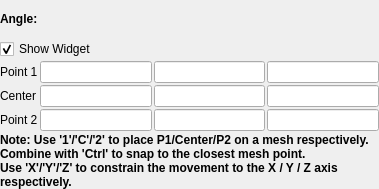
<?xml version="1.0" encoding="UTF-8"?>
<!-- SPDX-FileCopyrightText: Copyright (c) Kitware Inc. -->
<!-- SPDX-License-Identifier: BSD-3-Clause -->
<ui version="4.0">
 <class>AnglePropertyWidget</class>
 <widget class="QWidget" name="AnglePropertyWidget">
  <property name="geometry">
   <rect>
    <x>0</x>
    <y>0</y>
    <width>379</width>
    <height>189</height>
   </rect>
  </property>
  <property name="windowTitle">
   <string>Form</string>
  </property>
  <layout class="QGridLayout" name="gridLayout">
   <property name="margin">
    <number>0</number>
   </property>
   <property name="spacing">
    <number>2</number>
   </property>
   <item row="1" column="0" colspan="4">
    <widget class="QLabel" name="labelAngle">
     <property name="text">
      <string>Angle: </string>
     </property>
     <property name="font">
      <font>
       <weight>600</weight>
      </font>
     </property>
    </widget>
   </item>
   <item row="2" column="0" colspan="3">
    <widget class="QCheckBox" name="show3DWidget">
     <property name="text">
      <string>Show Widget</string>
     </property>
     <property name="checked">
      <bool>true</bool>
     </property>
    </widget>
   </item>
   <item row="3" column="0">
    <widget class="QLabel" name="labelPoint1">
     <property name="text">
      <string>Point 1</string>
     </property>
     <property name="wordWrap">
      <bool>true</bool>
     </property>
    </widget>
   </item>
   <item row="3" column="1">
    <widget class="pqDoubleLineEdit" name="point1X"/>
   </item>
   <item row="3" column="2">
    <widget class="pqDoubleLineEdit" name="point1Y"/>
   </item>
   <item row="3" column="3">
    <widget class="pqDoubleLineEdit" name="point1Z"/>
   </item>
   <item row="4" column="0">
    <widget class="QLabel" name="labelCenter">
     <property name="text">
      <string>Center</string>
     </property>
     <property name="wordWrap">
      <bool>true</bool>
     </property>
    </widget>
   </item>
   <item row="4" column="1">
    <widget class="pqDoubleLineEdit" name="centerX"/>
   </item>
   <item row="4" column="2">
    <widget class="pqDoubleLineEdit" name="centerY"/>
   </item>
   <item row="4" column="3">
    <widget class="pqDoubleLineEdit" name="centerZ"/>
   </item>
   <item row="5" column="0">
    <widget class="QLabel" name="labelPoint2">
     <property name="text">
      <string>Point 2</string>
     </property>
     <property name="wordWrap">
      <bool>true</bool>
     </property>
    </widget>
   </item>
   <item row="5" column="1">
    <widget class="pqDoubleLineEdit" name="point2X"/>
   </item>
   <item row="5" column="2">
    <widget class="pqDoubleLineEdit" name="point2Y"/>
   </item>
   <item row="5" column="3">
    <widget class="pqDoubleLineEdit" name="point2Z"/>
   </item>
   <item row="6" column="0" colspan="4">
    <widget class="QLabel" name="pickLabel">
     <property name="font">
      <font>
       <weight>75</weight>
       <bold>true</bold>
      </font>
     </property>
     <property name="text">
      <string>Note: Use '1'/'C'/'2' to place P1/Center/P2 on a mesh respectively. Combine with 'Ctrl' to snap to the closest mesh point.
Use 'X'/'Y'/'Z' to constrain the movement to the X / Y / Z axis respectively.</string>
     </property>
     <property name="alignment">
      <set>Qt::AlignLeading|Qt::AlignLeft|Qt::AlignTop</set>
     </property>
     <property name="wordWrap">
      <bool>true</bool>
     </property>
    </widget>
   </item>
  </layout>
 </widget>
 <customwidgets>
  <customwidget>
   <class>pqDoubleLineEdit</class>
   <extends>QLineEdit</extends>
   <header>pqDoubleLineEdit.h</header>
  </customwidget>
 </customwidgets>

 <resources/>
 <connections/>
</ui>
